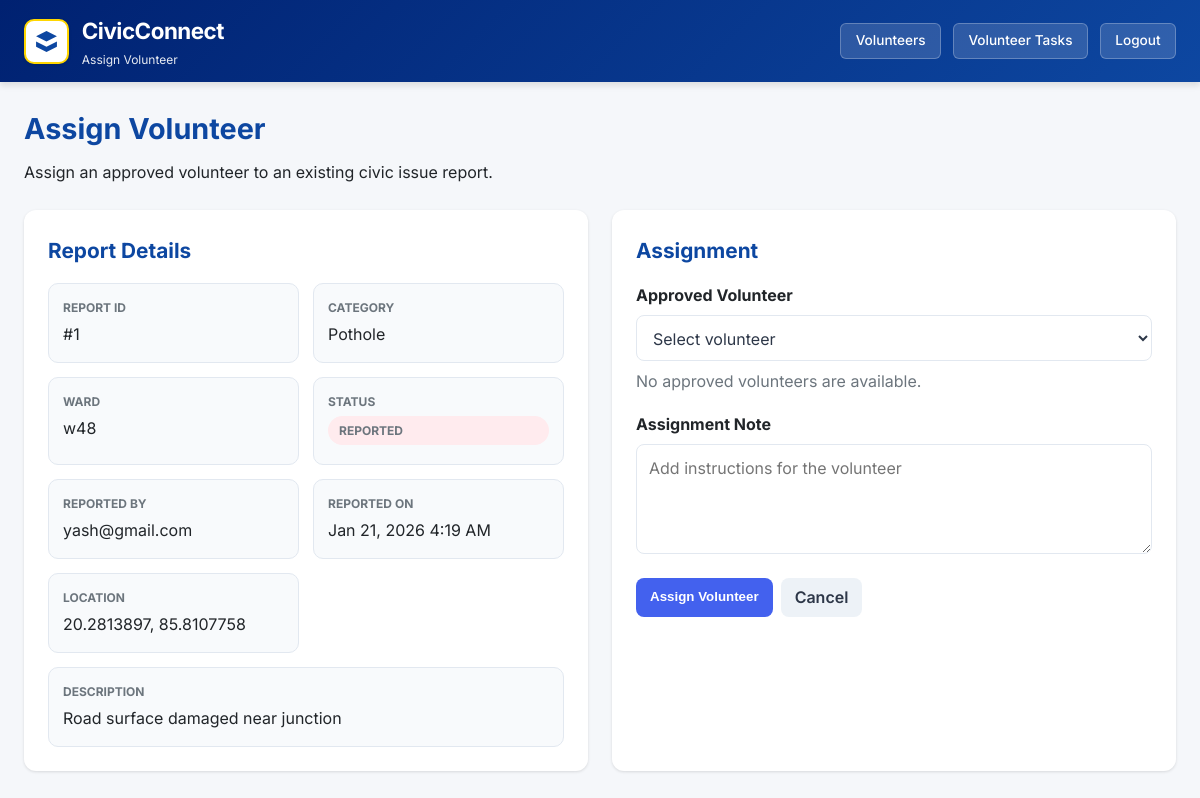
The page /admin/assign_volunteer.php?report_id=1 (signed in) on the database its author committed.
### tables this page shows
CREATE TABLE `reports` (
  `id` int(11) NOT NULL,
  `user_id` int(11) DEFAULT NULL,
  `email` varchar(150) DEFAULT NULL,
  `category` varchar(100) NOT NULL,
  `description` text NOT NULL,
  `latitude` decimal(10,7) NOT NULL,
  `longitude` decimal(10,7) NOT NULL,
  `municipality` varchar(50) DEFAULT NULL,
  `zone` varchar(50) DEFAULT NULL,
  `status` enum('Reported','Acknowledged','In Progress','Resolved') DEFAULT 'Reported',
  `tracking_token` varchar(32) DEFAULT NULL,
  `image_filename` varchar(255) DEFAULT NULL,
  `created_at` timestamp NOT NULL DEFAULT current_timestamp()
);

### admin/assign_volunteer.php (the view, shortened to what this page needs)
<?php
require_once __DIR__ . '/../app/Support/volunteer.php';
$database = new Database();
$db = $database->getConnection();
$auth = new Auth($db);
$auth->requireAuth('any_admin');
$reportId = (int)($_GET['report_id'] ?? ($_POST['report_id'] ?? 0));
$error = '';
$report = null;
if ($error === '') {
    if (!adminCanAccessReport($db, $auth, $reportId)) {
        $error = "You are not allowed to assign this report.";
    } else {
        $stmt = $db->prepare("
            SELECT id, category, description, latitude, longitude, municipality, status, email, created_at
            FROM reports
            WHERE id = ?
            LIMIT 1
        ");
        $stmt->bind_param("i", $reportId);
        $stmt->execute();
        $report = $stmt->get_result()->fetch_assoc();
    }
}
$volunteers = [];
if ($report) {
    $volunteerSql = "
        SELECT vp.user_id, vp.full_name, vp.ward_no, vp.skills, u.email
        FROM volunteer_profiles vp
        INNER JOIN users u ON u.id = vp.user_id
        WHERE vp.status = 'Approved'
    ";
    $volunteerTypes = "";
    $volunteerValues = [];
    if (!empty($report['municipality'])) {
        $volunteerSql .= " AND UPPER(vp.ward_no) = ?";
        $volunteerTypes = "s";
        $volunteerValues[] = strtoupper((string)$report['municipality']);
    }
    $volunteerSql .= " ORDER BY vp.full_name ASC";
    $stmt = $db->prepare($volunteerSql);
    if ($volunteerTypes !== "") {
        $stmt->bind_param($volunteerTypes, ...$volunteerValues);
    }
    $stmt->execute();
    $volunteers = $stmt->get_result()->fetch_all(MYSQLI_ASSOC);
}
?>
<!DOCTYPE html>
<html lang="en">
<head>
    <link rel="stylesheet" href="https://cdnjs.cloudflare.com/ajax/libs/font-awesome/6.4.0/css/all.min.css">
    <link rel="stylesheet" href="../assets/css/admin-dashboard.css">
    <link rel="stylesheet" href="../assets/css/admin-mobile.css">
    <link rel="stylesheet" href="../assets/css/volunteer-module.css">
</head>
<body>
<header class="gov-header">
    <div class="header-content">
        <div class="gov-brand"><div class="gov-logo"><svg viewBox="0 0 24 24"><path d="M12,2L2,7L12,12L22,7L12,2M2,17L12,22L22,17V12L12,17L2,12V17Z" /></svg></div><div class="gov-titles"><h1>CivicConnect</h1><p class="tagline">Assign Volunteer</p></div></div>
        <div class="dashboard-controls"><a href="volunteers.php" class="logout-btn">Volunteers</a><a href="volunteer_tasks.php" class="logout-btn">Volunteer Tasks</a><a href="../logout.php" class="logout-btn">Logout</a></div>
    </div>
</header>
<div class="dashboard-container">
    <div class="dashboard-header">
        <h1 class="dashboard-title">Assign Volunteer</h1>
        <p class="dashboard-subtitle">Assign an approved volunteer to an existing civic issue report.</p>
    </div>
    <?php if ($report): ?>
        <div class="dashboard-layout">
            <div class="reports-section">
                <h2>Report Details</h2>
                <div class="detail-list">
                    <div class="detail-item"><span>Report ID</span>#<?= (int)$report['id'] ?></div>
                    <div class="detail-item"><span>Category</span><?= h($report['category']) ?></div>
                    <div class="detail-item"><span>Ward</span><?= h($report['municipality'] ?: '-') ?></div>
                    <div class="detail-item"><span>Status</span><?= badge($report['status']) ?></div>
                    <div class="detail-item"><span>Reported By</span><?= h($report['email'] ?: 'Anonymous') ?></div>
                    <div class="detail-item"><span>Reported On</span><?= h(formatDateTime($report['created_at'])) ?></div>
                    <div class="detail-item"><span>Location</span><?= h($report['latitude']) ?>, <?= h($report['longitude']) ?></div>
                    <div class="detail-item full-width"><span>Description</span><?= nl2br(h($report['description'])) ?></div>
                </div>
            </div>
            <div class="reports-section">
                <h2>Assignment</h2>
                <form method="POST" class="volunteer-form">
                    <div class="volunteer-form-grid">
                        <div class="full-width">
                            <label for="volunteer_user_id">Approved Volunteer</label>
                            <select id="volunteer_user_id" name="volunteer_user_id" required>
                                <option value="">Select volunteer</option>
                            </select>
                            <?php if (empty($volunteers)): ?>
                                <p class="muted" style="margin-top: 8px;">No approved volunteers are available.</p>
                            <?php endif; ?>
                        </div>
                        <div class="full-width">
                            <label for="assigned_note">Assignment Note</label>
                            <textarea id="assigned_note" name="assigned_note" placeholder="Add instructions for the volunteer"></textarea>
                        </div>
                    </div>
                    <div class="volunteer-actions" style="margin-top: 16px;">
                        <button class="btn-volunteer" type="submit" <?= empty($volunteers) ? 'disabled' : '' ?>>Assign Volunteer</button>
                        <a class="btn-volunteer-secondary" href="volunteer_tasks.php">Cancel</a>
                    </div>
                </form>
            </div>
        </div>
    <?php endif; ?>
</div>
</body>
</html>

### app/Support/volunteer.php (shortened to what this page needs)
<?php
function h($value) {
    return htmlspecialchars((string)$value, ENT_QUOTES, 'UTF-8');
}
function volunteerStatusClass($status) {
    return strtolower(str_replace(' ', '-', (string)$status));
}
function formatDateTime($value) {
    return date('M j, Y g:i A', strtotime($value));
}
function badge($status) {
    return '<span class="status-badge status-' . h(volunteerStatusClass($status)) . '">' . h($status) . '</span>';
}

### assets/css/admin-dashboard.css (style rules this page uses)
:root { --primary-blue: #0d47a1; --primary-dark-blue: #002171; --primary-light-blue: #5472d3; --accent-red: #b71c1c; --accent-gold: #ffd600; --neutral-white: #ffffff; --neutral-light: #f8f9fa; --neutral-medium: #e9ecef; --neutral-dark: #212529; --neutral-border: #dee2e6; --success: #2e7d32; --warning: #f57c00; --danger: #c62828; --info: #0277bd; --shadow-sm: 0 1px 3px rgba(0,0,0,0.12); --shadow-md: 0 4px 6px rgba(0,0,0,0.1); --shadow-lg: 0 10px 25px rgba(0,0,0,0.15); --border-radius: 12px; --transition: all 0.3s cubic-bezier(0.4, 0, 0.2, 1); }
* { margin: 0; padding: 0; box-sizing: border-box; }
body { font-family: 'Inter', 'Segoe UI', system-ui, -apple-system, sans-serif; background: #f5f7fa; color: var(--neutral-dark); line-height: 1.6; min-height: 100vh; }
.gov-header { background: linear-gradient(135deg, var(--primary-dark-blue) 0%, var(--primary-blue) 100%); color: var(--neutral-white); padding: 0.8rem 0; box-shadow: var(--shadow-md); position: sticky; top: 0; z-index: 100; }
.header-content { max-width: 1400px; margin: 0 auto; padding: 0 1.5rem; display: flex; align-items: center; justify-content: space-between; position: relative; }
.gov-brand { display: flex; align-items: center; gap: 0.8rem; }
.gov-logo { width: 45px; height: 45px; background: var(--neutral-white); border-radius: 10px; display: flex; align-items: center; justify-content: center; box-shadow: var(--shadow-sm); border: 2px solid var(--accent-gold); }
.gov-logo svg { width: 25px; height: 25px; fill: var(--primary-blue); }
.gov-titles h1 { font-size: 1.4rem; font-weight: 700; margin-bottom: 0.1rem; letter-spacing: -0.5px; }
.gov-titles .tagline { font-size: 0.75rem; opacity: 0.9; font-weight: 400; }
.dashboard-controls { display: flex; align-items: center; gap: 0.75rem; flex-wrap: wrap; justify-content: flex-end; }
.logout-btn { background: rgba(255,255,255,0.15); color: var(--neutral-white); border: 1px solid rgba(255,255,255,0.25); padding: 0.4rem 0.9rem; border-radius: 6px; cursor: pointer; font-weight: 500; transition: var(--transition); text-decoration: none; font-size: 0.85rem; }
.dashboard-container { max-width: 1400px; margin: 1.5rem auto; padding: 0 1.5rem; }
.dashboard-header { margin-bottom: 1.5rem; }
.dashboard-title { color: var(--primary-blue); font-size: 1.8rem; font-weight: 700; margin-bottom: 0.5rem; }
.dashboard-layout { display: grid; grid-template-columns: minmax(0, 1fr) minmax(0, 1fr); gap: 1.5rem; align-items: stretch; }
.dashboard-layout > .map-section, .dashboard-layout > .reports-section { min-width: 0; }
.map-section, .reports-section { background: var(--neutral-white); border-radius: var(--border-radius); padding: 1.5rem; box-shadow: var(--shadow-sm); display: flex; flex-direction: column; }
.reports-section h2 { color: var(--primary-blue); margin-bottom: 1rem; font-size: 1.3rem; }
.status-badge { display: inline-block; padding: 0.3rem 0.7rem; border-radius: 20px; font-size: 0.75rem; font-weight: 600; text-transform: uppercase; }
.status-reported { background: #ffebee; color: #c62828; }

### rows shown on the page
reports: id "1", category "Pothole", municipality "w48", status "REPORTED", email "yash@gmail.com", created_at "Jan 21, 2026 4:19 AM", latitude "20.2813897", longitude "85.8107758", description "Road surface damaged near junction"
